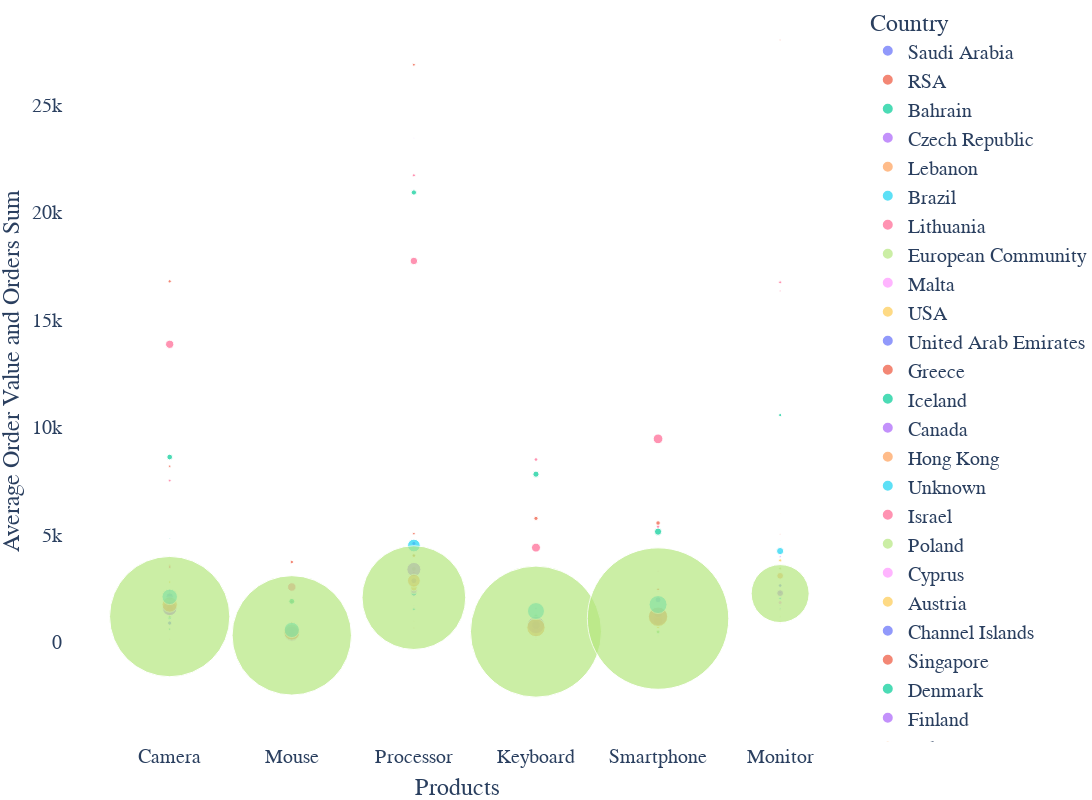

Source (notebook cell):
### Code cell
fig2 = px.scatter(df, x="product", y="average_order_value", color = 'Country',
	         size="orders",
                 hover_name="Country", size_max=100)
fig2.update_xaxes(
     title_text = 'Products',
     showline = False, showgrid = False
     )
fig2.update_yaxes(
     title_text = 'Average Order Value and Orders Sum',
     showline = False, showgrid = False
     )
fig2.update_layout(
     plot_bgcolor='rgba(0,0,0,0)',
     width=1800,
     height=800,
     margin={"r":0,"t":0,"l":0,"b":0},
     showlegend = True,
     font_family = "Switzerland",
     font_size=20)
fig2.show()

### Figure 1 — Plotly figure (JSON) as saved in the notebook; plotly's stock layout.template omitted (floating-point values rounded to 4 significant figures)
{"data": [{"hovertemplate": "<b>%{hovertext}</b><br><br>Country=Saudi Arabia<br>product=%{x}<br>average_order_value=%{y}<br>orders=%{marker.size}<extra></extra>", "hovertext": ["Saudi Arabia", "Saudi Arabia", "Saudi Arabia", "Saudi Arabia", "Saudi Arabia"], "legendgroup": "Saudi Arabia", "marker": {"color": "#636efa", "size": [1, 2, 1, 2, 3], "sizemode": "area", "sizeref": 12.14, "symbol": "circle"}, "mode": "markers", "name": "Saudi Arabia", "orientation": "v", "showlegend": true, "type": "scatter", "x": ["Camera", "Mouse", "Processor", "Keyboard", "Smartphone"], "xaxis": "x", "y": [160.0, 203.7, 1020.0, 539.9, 1560.0], "yaxis": "y"}, {"hovertemplate": "<b>%{hovertext}</b><br><br>Country=RSA<br>product=%{x}<br>average_order_value=%{y}<br>orders=%{marker.size}<extra></extra>", "hovertext": ["RSA", "RSA", "RSA", "RSA", "RSA", "RSA"], "legendgroup": "RSA", "marker": {"color": "#EF553B", "size": [6, 7, 14, 3, 8, 19], "sizemode": "area", "sizeref": 12.14, "symbol": "circle"}, "mode": "markers", "name": "RSA", "orientation": "v", "showlegend": true, "type": "scatter", "x": ["Camera", "Keyboard", "Mouse", "Monitor", "Processor", "Smartphone"], "xaxis": "x", "y": [127.4, 118.8, 123.7, 891.0, 668.9, 817.8], "yaxis": "y"}, {"hovertemplate": "<b>%{hovertext}</b><br><br>Country=Bahrain<br>product=%{x}<br>average_order_value=%{y}<br>orders=%{marker.size}<extra></extra>", "hovertext": ["Bahrain", "Bahrain", "Bahrain", "Bahrain", "Bahrain"], "legendgroup": "Bahrain", "marker": {"color": "#00cc96", "size": [2, 2, 3, 5, 6], "sizemode": "area", "sizeref": 12.14, "symbol": "circle"}, "mode": "markers", "name": "Bahrain", "orientation": "v", "showlegend": true, "type": "scatter", "x": ["Mouse", "Smartphone", "Monitor", "Keyboard", "Camera"], "xaxis": "x", "y": [500.9, 727.5, 1135.0, 1097.0, 4821.0], "yaxis": "y"}, {"hovertemplate": "<b>%{hovertext}</b><br><br>Country=Czech Republic<br>product=%{x}<br>average_order_value=%{y}<br>orders=%{marker.size}<extra></extra>", "hovertext": ["Czech Republic", "Czech Republic", "Czech Republic", "Czech Republic", "Czech Republic", "Czech Republic"], "legendgroup": "Czech Republic", "marker": {"color": "#ab63fa", "size": [2, 5, 4, 4, 7, 2], "sizemode": "area", "sizeref": 12.14, "symbol": "circle"}, "mode": "markers", "name": "Czech Republic", "orientation": "v", "showlegend": true, "type": "scatter", "x": ["Camera", "Keyboard", "Mouse", "Monitor", "Smartphone", "Processor"], "xaxis": "x", "y": [613.6, 772.3, 2142.0, 2780.0, 2359.0, 23450.0], "yaxis": "y"}, {"hovertemplate": "<b>%{hovertext}</b><br><br>Country=Lebanon<br>product=%{x}<br>average_order_value=%{y}<br>orders=%{marker.size}<extra></extra>", "hovertext": ["Lebanon", "Lebanon", "Lebanon", "Lebanon", "Lebanon", "Lebanon"], "legendgroup": "Lebanon", "marker": {"color": "#FFA15A", "size": [7, 9, 5, 1, 10, 13], "sizemode": "area", "sizeref": 12.14, "symbol": "circle"}, "mode": "markers", "name": "Lebanon", "orientation": "v", "showlegend": true, "type": "scatter", "x": ["Mouse", "Keyboard", "Processor", "Monitor", "Camera", "Smartphone"], "xaxis": "x", "y": [175.4, 221.3, 958.4, 5985, 1023.0, 1543.0], "yaxis": "y"}, {"hovertemplate": "<b>%{hovertext}</b><br><br>Country=Brazil<br>product=%{x}<br>average_order_value=%{y}<br>orders=%{marker.size}<extra></extra>", "hovertext": ["Brazil", "Brazil", "Brazil", "Brazil", "Brazil", "Brazil"], "legendgroup": "Brazil", "marker": {"color": "#19d3f3", "size": [5, 2, 5, 5, 6, 9], "sizemode": "area", "sizeref": 12.14, "symbol": "circle"}, "mode": "markers", "name": "Brazil", "orientation": "v", "showlegend": true, "type": "scatter", "x": ["Mouse", "Monitor", "Keyboard", "Processor", "Smartphone", "Camera"], "xaxis": "x", "y": [290.4, 948.0, 382.3, 2082.0, 1922.0, 1997.0], "yaxis": "y"}, {"hovertemplate": "<b>%{hovertext}</b><br><br>Country=Lithuania<br>product=%{x}<br>average_order_value=%{y}<br>orders=%{marker.size}<extra></extra>", "hovertext": ["Lithuania", "Lithuania", "Lithuania", "Lithuania", "Lithuania", "Lithuania"], "legendgroup": "Lithuania", "marker": {"color": "#FF6692", "size": [6, 8, 1, 6, 6, 8], "sizemode": "area", "sizeref": 12.14, "symbol": "circle"}, "mode": "markers", "name": "Lithuania", "orientation": "v", "showlegend": true, "type": "scatter", "x": ["Mouse", "Keyboard", "Monitor", "Processor", "Camera", "Smartphone"], "xaxis": "x", "y": [247.1, 411.0, 4739.0, 1707.0, 2338.0, 3291.0], "yaxis": "y"}, {"hovertemplate": "<b>%{hovertext}</b><br><br>Country=European Community<br>product=%{x}<br>average_order_value=%{y}<br>orders=%{marker.size}<extra></extra>", "hovertext": ["European Community", "European Community", "European Community", "European Community", "European Community", "European Community"], "legendgroup": "European Community", "marker": {"color": "#B6E880", "size": [9, 11, 15, 3, 2, 17], "sizemode": "area", "sizeref": 12.14, "symbol": "circle"}, "mode": "markers", "name": "European Community", "orientation": "v", "showlegend": true, "type": "scatter", "x": ["Mouse", "Smartphone", "Keyboard", "Processor", "Monitor", "Camera"], "xaxis": "x", "y": [253.5, 299.8, 296.1, 1577.0, 2633.0, 2363.0], "yaxis": "y"}, {"hovertemplate": "<b>%{hovertext}</b><br><br>Country=Malta<br>product=%{x}<br>average_order_value=%{y}<br>orders=%{marker.size}<extra></extra>", "hovertext": ["Malta", "Malta", "Malta", "Malta", "Malta", "Malta"], "legendgroup": "Malta", "marker": {"color": "#FF97FF", "size": [4, 20, 25, 13, 23, 24], "sizemode": "area", "sizeref": 12.14, "symbol": "circle"}, "mode": "markers", "name": "Malta", "orientation": "v", "showlegend": true, "type": "scatter", "x": ["Monitor", "Keyboard", "Mouse", "Processor", "Camera", "Smartphone"], "xaxis": "x", "y": [583.7, 287.7, 329.7, 1572.0, 1992.0, 1958.0], "yaxis": "y"}, {"hovertemplate": "<b>%{hovertext}</b><br><br>Country=USA<br>product=%{x}<br>average_order_value=%{y}<br>orders=%{marker.size}<extra></extra>", "hovertext": ["USA", "USA", "USA", "USA", "USA", "USA"], "legendgroup": "USA", "marker": {"color": "#FECB52", "size": [4, 33, 44, 38, 21, 39], "sizemode": "area", "sizeref": 12.14, "symbol": "circle"}, "mode": "markers", "name": "USA", "orientation": "v", "showlegend": true, "type": "scatter", "x": ["Monitor", "Mouse", "Keyboard", "Smartphone", "Processor", "Camera"], "xaxis": "x", "y": [1509.0, 274.6, 410.1, 850.0, 4483.0, 2792.0], "yaxis": "y"}, {"hovertemplate": "<b>%{hovertext}</b><br><br>Country=United Arab Emirates<br>product=%{x}<br>average_order_value=%{y}<br>orders=%{marker.size}<extra></extra>", "hovertext": ["United Arab Emirates", "United Arab Emirates", "United Arab Emirates", "United Arab Emirates", "United Arab Emirates", "United Arab Emirates"], "legendgroup": "United Arab Emirates", "marker": {"color": "#636efa", "size": [4, 12, 16, 4, 16, 14], "sizemode": "area", "sizeref": 12.14, "symbol": "circle"}, "mode": "markers", "name": "United Arab Emirates", "orientation": "v", "showlegend": true, "type": "scatter", "x": ["Monitor", "Mouse", "Keyboard", "Processor", "Camera", "Smartphone"], "xaxis": "x", "y": [1737.0, 635.3, 749.2, 3108.0, 1203.0, 1566.0], "yaxis": "y"}, {"hovertemplate": "<b>%{hovertext}</b><br><br>Country=Greece<br>product=%{x}<br>average_order_value=%{y}<br>orders=%{marker.size}<extra></extra>", "hovertext": ["Greece", "Greece", "Greece", "Greece", "Greece", "Greece"], "legendgroup": "Greece", "marker": {"color": "#EF553B", "size": [6, 30, 30, 17, 35, 24], "sizemode": "area", "sizeref": 12.14, "symbol": "circle"}, "mode": "markers", "name": "Greece", "orientation": "v", "showlegend": true, "type": "scatter", "x": ["Monitor", "Mouse", "Keyboard", "Processor", "Smartphone", "Camera"], "xaxis": "x", "y": [1502.0, 332.2, 447.9, 1529.0, 767.7, 2104.0], "yaxis": "y"}, {"hovertemplate": "<b>%{hovertext}</b><br><br>Country=Iceland<br>product=%{x}<br>average_order_value=%{y}<br>orders=%{marker.size}<extra></extra>", "hovertext": ["Iceland", "Iceland", "Iceland", "Iceland", "Iceland", "Iceland"], "legendgroup": "Iceland", "marker": {"color": "#00cc96", "size": [27, 9, 29, 36, 42, 39], "sizemode": "area", "sizeref": 12.14, "symbol": "circle"}, "mode": "markers", "name": "Iceland", "orientation": "v", "showlegend": true, "type": "scatter", "x": ["Mouse", "Monitor", "Camera", "Keyboard", "Smartphone", "Processor"], "xaxis": "x", "y": [385.6, 1733.0, 601.1, 487.8, 1429.0, 2361.0], "yaxis": "y"}, {"hovertemplate": "<b>%{hovertext}</b><br><br>Country=Canada<br>product=%{x}<br>average_order_value=%{y}<br>orders=%{marker.size}<extra></extra>", "hovertext": ["Canada", "Canada", "Canada", "Canada", "Canada", "Canada"], "legendgroup": "Canada", "marker": {"color": "#ab63fa", "size": [27, 7, 36, 20, 30, 30], "sizemode": "area", "sizeref": 12.14, "symbol": "circle"}, "mode": "markers", "name": "Canada", "orientation": "v", "showlegend": true, "type": "scatter", "x": ["Mouse", "Monitor", "Smartphone", "Processor", "Keyboard", "Camera"], "xaxis": "x", "y": [417.0, 3432.0, 811.0, 2147.0, 1572.0, 2389.0], "yaxis": "y"}, {"hovertemplate": "<b>%{hovertext}</b><br><br>Country=Hong Kong<br>product=%{x}<br>average_order_value=%{y}<br>orders=%{marker.size}<extra></extra>", "hovertext": ["Hong Kong", "Hong Kong", "Hong Kong", "Hong Kong", "Hong Kong", "Hong Kong"], "legendgroup": "Hong Kong", "marker": {"color": "#FFA15A", "size": [41, 13, 70, 74, 46, 38], "sizemode": "area", "sizeref": 12.14, "symbol": "circle"}, "mode": "markers", "name": "Hong Kong", "orientation": "v", "showlegend": true, "type": "scatter", "x": ["Mouse", "Monitor", "Keyboard", "Smartphone", "Processor", "Camera"], "xaxis": "x", "y": [299.7, 2674.0, 737.8, 1290.0, 2385.0, 3567.0], "yaxis": "y"}, {"hovertemplate": "<b>%{hovertext}</b><br><br>Country=Unknown<br>product=%{x}<br>average_order_value=%{y}<br>orders=%{marker.size}<extra></extra>", "hovertext": ["Unknown", "Unknown", "Unknown", "Unknown", "Unknown", "Unknown"], "legendgroup": "Unknown", "marker": {"color": "#19d3f3", "size": [73, 17, 103, 105, 54, 94], "sizemode": "area", "sizeref": 12.14, "symbol": "circle"}, "mode": "markers", "name": "Unknown", "orientation": "v", "showlegend": true, "type": "scatter", "x": ["Mouse", "Monitor", "Keyboard", "Smartphone", "Processor", "Camera"], "xaxis": "x", "y": [182.9, 1562.0, 385.6, 465.2, 1523.0, 1133.0], "yaxis": "y"}, {"hovertemplate": "<b>%{hovertext}</b><br><br>Country=Israel<br>product=%{x}<br>average_order_value=%{y}<br>orders=%{marker.size}<extra></extra>", "hovertext": ["Israel", "Israel", "Israel", "Israel", "Israel", "Israel"], "legendgroup": "Israel", "marker": {"color": "#FF6692", "size": [8, 48, 69, 77, 38, 55], "sizemode": "area", "sizeref": 12.14, "symbol": "circle"}, "mode": "markers", "name": "Israel", "orientation": "v", "showlegend": true, "type": "scatter", "x": ["Monitor", "Mouse", "Keyboard", "Smartphone", "Processor", "Camera"], "xaxis": "x", "y": [1818.0, 423.2, 983.8, 1166.0, 3223.0, 3492.0], "yaxis": "y"}, {"hovertemplate": "<b>%{hovertext}</b><br><br>Country=Poland<br>product=%{x}<br>average_order_value=%{y}<br>orders=%{marker.size}<extra></extra>", "hovertext": ["Poland", "Poland", "Poland", "Poland", "Poland", "Poland"], "legendgroup": "Poland", "marker": {"color": "#B6E880", "size": [13, 60, 80, 75, 53, 44], "sizemode": "area", "sizeref": 12.14, "symbol": "circle"}, "mode": "markers", "name": "Poland", "orientation": "v", "showlegend": true, "type": "scatter", "x": ["Monitor", "Mouse", "Smartphone", "Keyboard", "Camera", "Processor"], "xaxis": "x", "y": [1188.0, 371.6, 480.4, 713.9, 1179.0, 4071.0], "yaxis": "y"}, {"hovertemplate": "<b>%{hovertext}</b><br><br>Country=Cyprus<br>product=%{x}<br>average_order_value=%{y}<br>orders=%{marker.size}<extra></extra>", "hovertext": ["Cyprus", "Cyprus", "Cyprus", "Cyprus", "Cyprus", "Cyprus"], "legendgroup": "Cyprus", "marker": {"color": "#FF97FF", "size": [104, 137, 27, 130, 69, 146], "sizemode": "area", "sizeref": 12.14, "symbol": "circle"}, "mode": "markers", "name": "Cyprus", "orientation": "v", "showlegend": true, "type": "scatter", "x": ["Mouse", "Keyboard", "Monitor", "Smartphone", "Processor", "Camera"], "xaxis": "x", "y": [217.3, 371.5, 3389.0, 1372.0, 2815.0, 2172.0], "yaxis": "y"}, {"hovertemplate": "<b>%{hovertext}</b><br><br>Country=Austria<br>product=%{x}<br>average_order_value=%{y}<br>orders=%{marker.size}<extra></extra>", "hovertext": ["Austria", "Austria", "Austria", "Austria", "Austria", "Austria"], "legendgroup": "Austria", "marker": {"color": "#FECB52", "size": [14, 65, 93, 96, 41, 75], "sizemode": "area", "sizeref": 12.14, "symbol": "circle"}, "mode": "markers", "name": "Austria", "orientation": "v", "showlegend": true, "type": "scatter", "x": ["Monitor", "Mouse", "Smartphone", "Keyboard", "Processor", "Camera"], "xaxis": "x", "y": [1936.0, 484.9, 708.9, 724.7, 2408.0, 1908.0], "yaxis": "y"}, {"hovertemplate": "<b>%{hovertext}</b><br><br>Country=Channel Islands<br>product=%{x}<br>average_order_value=%{y}<br>orders=%{marker.size}<extra></extra>", "hovertext": ["Channel Islands", "Channel Islands", "Channel Islands", "Channel Islands", "Channel Islands", "Channel Islands"], "legendgroup": "Channel Islands", "marker": {"color": "#636efa", "size": [124, 33, 112, 155, 110, 213], "sizemode": "area", "sizeref": 12.14, "symbol": "circle"}, "mode": "markers", "name": "Channel Islands", "orientation": "v", "showlegend": true, "type": "scatter", "x": ["Mouse", "Monitor", "Camera", "Keyboard", "Processor", "Smartphone"], "xaxis": "x", "y": [269.2, 2315.0, 886.5, 738.5, 2210.0, 1967.0], "yaxis": "y"}, {"hovertemplate": "<b>%{hovertext}</b><br><br>Country=Singapore<br>product=%{x}<br>average_order_value=%{y}<br>orders=%{marker.size}<extra></extra>", "hovertext": ["Singapore", "Singapore", "Singapore", "Singapore", "Singapore", "Singapore"], "legendgroup": "Singapore", "marker": {"color": "#EF553B", "size": [38, 7, 52, 44, 41, 37], "sizemode": "area", "sizeref": 12.14, "symbol": "circle"}, "mode": "markers", "name": "Singapore", "orientation": "v", "showlegend": true, "type": "scatter", "x": ["Mouse", "Monitor", "Keyboard", "Smartphone", "Processor", "Camera"], "xaxis": "x", "y": [893.9, 5017.0, 948.1, 2456.0, 5044.0, 8181.0], "yaxis": "y"}, {"hovertemplate": "<b>%{hovertext}</b><br><br>Country=Denmark<br>product=%{x}<br>average_order_value=%{y}<br>orders=%{marker.size}<extra></extra>", "hovertext": ["Denmark", "Denmark", "Denmark", "Denmark", "Denmark", "Denmark"], "legendgroup": "Denmark", "marker": {"color": "#00cc96", "size": [9, 63, 88, 64, 95, 48], "sizemode": "area", "sizeref": 12.14, "symbol": "circle"}, "mode": "markers", "name": "Denmark", "orientation": "v", "showlegend": true, "type": "scatter", "x": ["Monitor", "Mouse", "Keyboard", "Camera", "Smartphone", "Processor"], "xaxis": "x", "y": [4153.0, 607.5, 1227.0, 2126.0, 1528.0, 4031.0], "yaxis": "y"}, {"hovertemplate": "<b>%{hovertext}</b><br><br>Country=Finland<br>product=%{x}<br>average_order_value=%{y}<br>orders=%{marker.size}<extra></extra>", "hovertext": ["Finland", "Finland", "Finland", "Finland", "Finland", "Finland"], "legendgroup": "Finland", "marker": {"color": "#ab63fa", "size": [101, 22, 160, 102, 167, 96], "sizemode": "area", "sizeref": 12.14, "symbol": "circle"}, "mode": "markers", "name": "Finland", "orientation": "v", "showlegend": true, "type": "scatter", "x": ["Mouse", "Monitor", "Keyboard", "Camera", "Smartphone", "Processor"], "xaxis": "x", "y": [391.2, 3975.0, 871.1, 1639.0, 1083.0, 4591.0], "yaxis": "y"}, {"hovertemplate": "<b>%{hovertext}</b><br><br>Country=Italy<br>product=%{x}<br>average_order_value=%{y}<br>orders=%{marker.size}<extra></extra>", "hovertext": ["Italy", "Italy", "Italy", "Italy", "Italy", "Italy"], "legendgroup": "Italy", "marker": {"color": "#FFA15A", "size": [132, 30, 152, 211, 123, 87], "sizemode": "area", "sizeref": 12.14, "symbol": "circle"}, "mode": "markers", "name": "Italy", "orientation": "v", "showlegend": true, "type": "scatter", "x": ["Mouse", "Monitor", "Keyboard", "Smartphone", "Camera", "Processor"], "xaxis": "x", "y": [417.1, 1859.0, 684.7, 865.3, 1746.0, 4020.0], "yaxis": "y"}, {"hovertemplate": "<b>%{hovertext}</b><br><br>Country=Portugal<br>product=%{x}<br>average_order_value=%{y}<br>orders=%{marker.size}<extra></extra>", "hovertext": ["Portugal", "Portugal", "Portugal", "Portugal", "Portugal", "Portugal"], "legendgroup": "Portugal", "marker": {"color": "#19d3f3", "size": [255, 46, 306, 357, 260, 247], "sizemode": "area", "sizeref": 12.14, "symbol": "circle"}, "mode": "markers", "name": "Portugal", "orientation": "v", "showlegend": true, "type": "scatter", "x": ["Mouse", "Monitor", "Keyboard", "Smartphone", "Camera", "Processor"], "xaxis": "x", "y": [335.8, 2029.0, 563.7, 969.9, 1585.0, 2290.0], "yaxis": "y"}, {"hovertemplate": "<b>%{hovertext}</b><br><br>Country=Japan<br>product=%{x}<br>average_order_value=%{y}<br>orders=%{marker.size}<extra></extra>", "hovertext": ["Japan", "Japan", "Japan", "Japan", "Japan", "Japan"], "legendgroup": "Japan", "marker": {"color": "#FF6692", "size": [46, 17, 46, 74, 80, 58], "sizemode": "area", "sizeref": 12.14, "symbol": "circle"}, "mode": "markers", "name": "Japan", "orientation": "v", "showlegend": true, "type": "scatter", "x": ["Mouse", "Monitor", "Camera", "Smartphone", "Keyboard", "Processor"], "xaxis": "x", "y": [1886.0, 16330.0, 7513.0, 5367, 8493.0, 21710.0], "yaxis": "y"}, {"hovertemplate": "<b>%{hovertext}</b><br><br>Country=Norway<br>product=%{x}<br>average_order_value=%{y}<br>orders=%{marker.size}<extra></extra>", "hovertext": ["Norway", "Norway", "Norway", "Norway", "Norway", "Norway"], "legendgroup": "Norway", "marker": {"color": "#B6E880", "size": [207, 54, 205, 266, 185, 135], "sizemode": "area", "sizeref": 12.14, "symbol": "circle"}, "mode": "markers", "name": "Norway", "orientation": "v", "showlegend": true, "type": "scatter", "x": ["Mouse", "Monitor", "Keyboard", "Smartphone", "Camera", "Processor"], "xaxis": "x", "y": [518.5, 3428.0, 1151.0, 1286.0, 2207.0, 3405.0], "yaxis": "y"}, {"hovertemplate": "<b>%{hovertext}</b><br><br>Country=Spain<br>product=%{x}<br>average_order_value=%{y}<br>orders=%{marker.size}<extra></extra>", "hovertext": ["Spain", "Spain", "Spain", "Spain", "Spain", "Spain"], "legendgroup": "Spain", "marker": {"color": "#FF97FF", "size": [379, 103, 534, 456, 644, 305], "sizemode": "area", "sizeref": 12.14, "symbol": "circle"}, "mode": "markers", "name": "Spain", "orientation": "v", "showlegend": true, "type": "scatter", "x": ["Mouse", "Monitor", "Keyboard", "Camera", "Smartphone", "Processor"], "xaxis": "x", "y": [299.0, 1835.0, 567.6, 1460.0, 1041.0, 2412.0], "yaxis": "y"}, {"hovertemplate": "<b>%{hovertext}</b><br><br>Country=Belgium<br>product=%{x}<br>average_order_value=%{y}<br>orders=%{marker.size}<extra></extra>", "hovertext": ["Belgium", "Belgium", "Belgium", "Belgium", "Belgium", "Belgium"], "legendgroup": "Belgium", "marker": {"color": "#FECB52", "size": [351, 61, 386, 530, 340, 267], "sizemode": "area", "sizeref": 12.14, "symbol": "circle"}, "mode": "markers", "name": "Belgium", "orientation": "v", "showlegend": true, "type": "scatter", "x": ["Mouse", "Monitor", "Keyboard", "Smartphone", "Camera", "Processor"], "xaxis": "x", "y": [334.2, 3800.0, 933.7, 982.7, 1566.0, 2533.0], "yaxis": "y"}, {"hovertemplate": "<b>%{hovertext}</b><br><br>Country=Switzerland<br>product=%{x}<br>average_order_value=%{y}<br>orders=%{marker.size}<extra></extra>", "hovertext": ["Switzerland", "Switzerland", "Switzerland", "Switzerland", "Switzerland", "Switzerland"], "legendgroup": "Switzerland", "marker": {"color": "#636efa", "size": [359, 81, 449, 213, 499, 333], "sizemode": "area", "sizeref": 12.14, "symbol": "circle"}, "mode": "markers", "name": "Switzerland", "orientation": "v", "showlegend": true, "type": "scatter", "x": ["Mouse", "Monitor", "Keyboard", "Processor", "Smartphone", "Camera"], "xaxis": "x", "y": [459.1, 2630.0, 789.2, 2855.0, 1353.0, 2117.0], "yaxis": "y"}, {"hovertemplate": "<b>%{hovertext}</b><br><br>Country=Sweden<br>product=%{x}<br>average_order_value=%{y}<br>orders=%{marker.size}<extra></extra>", "hovertext": ["Sweden", "Sweden", "Sweden", "Sweden", "Sweden", "Sweden"], "legendgroup": "Sweden", "marker": {"color": "#EF553B", "size": [71, 13, 108, 123, 64, 50], "sizemode": "area", "sizeref": 12.14, "symbol": "circle"}, "mode": "markers", "name": "Sweden", "orientation": "v", "showlegend": true, "type": "scatter", "x": ["Mouse", "Monitor", "Keyboard", "Smartphone", "Camera", "Processor"], "xaxis": "x", "y": [3725.0, 28000.0, 5754.0, 5540.0, 16780.0, 26850.0], "yaxis": "y"}, {"hovertemplate": "<b>%{hovertext}</b><br><br>Country=Australia<br>product=%{x}<br>average_order_value=%{y}<br>orders=%{marker.size}<extra></extra>", "hovertext": ["Australia", "Australia", "Australia", "Australia", "Australia", "Australia"], "legendgroup": "Australia", "marker": {"color": "#00cc96", "size": [208, 60, 317, 197, 230, 165], "sizemode": "area", "sizeref": 12.14, "symbol": "circle"}, "mode": "markers", "name": "Australia", "orientation": "v", "showlegend": true, "type": "scatter", "x": ["Mouse", "Monitor", "Smartphone", "Camera", "Keyboard", "Processor"], "xaxis": "x", "y": [1895.0, 10560.0, 5137.0, 8608.0, 7810.0, 20914], "yaxis": "y"}, {"hovertemplate": "<b>%{hovertext}</b><br><br>Country=France<br>product=%{x}<br>average_order_value=%{y}<br>orders=%{marker.size}<extra></extra>", "hovertext": ["France", "France", "France", "France", "France", "France"], "legendgroup": "France", "marker": {"color": "#ab63fa", "size": [1392, 279, 1819, 1262, 2140, 1204], "sizemode": "area", "sizeref": 12.14, "symbol": "circle"}, "mode": "markers", "name": "France", "orientation": "v", "showlegend": true, "type": "scatter", "x": ["Mouse", "Monitor", "Keyboard", "Camera", "Smartphone", "Processor"], "xaxis": "x", "y": [393.2, 2278.0, 793.9, 1564.0, 1201.0, 3380.0], "yaxis": "y"}, {"hovertemplate": "<b>%{hovertext}</b><br><br>Country=UK<br>product=%{x}<br>average_order_value=%{y}<br>orders=%{marker.size}<extra></extra>", "hovertext": ["UK", "UK", "UK", "UK", "UK", "UK"], "legendgroup": "UK", "marker": {"color": "#FFA15A", "size": [1576, 276, 2061, 1440, 2312, 1001], "sizemode": "area", "sizeref": 12.14, "symbol": "circle"}, "mode": "markers", "name": "UK", "orientation": "v", "showlegend": true, "type": "scatter", "x": ["Mouse", "Monitor", "Keyboard", "Camera", "Smartphone", "Processor"], "xaxis": "x", "y": [465.6, 3082.0, 674.4, 1747.0, 1176.0, 2855.0], "yaxis": "y"}, {"hovertemplate": "<b>%{hovertext}</b><br><br>Country=Ireland<br>product=%{x}<br>average_order_value=%{y}<br>orders=%{marker.size}<extra></extra>", "hovertext": ["Ireland", "Ireland", "Ireland", "Ireland", "Ireland", "Ireland"], "legendgroup": "Ireland", "marker": {"color": "#19d3f3", "size": [1413, 314, 1753, 1461, 1973, 980], "sizemode": "area", "sizeref": 12.14, "symbol": "circle"}, "mode": "markers", "name": "Ireland", "orientation": "v", "showlegend": true, "type": "scatter", "x": ["Mouse", "Monitor", "Keyboard", "Camera", "Smartphone", "Processor"], "xaxis": "x", "y": [565.0, 4234.0, 1443.0, 2105.0, 1747.0, 4491.0], "yaxis": "y"}, {"hovertemplate": "<b>%{hovertext}</b><br><br>Country=Netherlands<br>product=%{x}<br>average_order_value=%{y}<br>orders=%{marker.size}<extra></extra>", "hovertext": ["Netherlands", "Netherlands", "Netherlands", "Netherlands", "Netherlands", "Netherlands"], "legendgroup": "Netherlands", "marker": {"color": "#FF6692", "size": [54, 441, 489, 579, 417, 346], "sizemode": "area", "sizeref": 12.14, "symbol": "circle"}, "mode": "markers", "name": "Netherlands", "orientation": "v", "showlegend": true, "type": "scatter", "x": ["Monitor", "Mouse", "Keyboard", "Smartphone", "Camera", "Processor"], "xaxis": "x", "y": [16730.0, 2562.0, 4394.0, 9454.0, 13850.0, 17730.0], "yaxis": "y"}, {"hovertemplate": "<b>%{hovertext}</b><br><br>Country=Germany<br>product=%{x}<br>average_order_value=%{y}<br>orders=%{marker.size}<extra></extra>", "hovertext": ["Germany", "Germany", "Germany", "Germany", "Germany", "Germany"], "legendgroup": "Germany", "marker": {"color": "#B6E880", "size": [86535, 20382, 104233, 87824, 121362, 65283], "sizemode": "area", "sizeref": 12.14, "symbol": "circle"}, "mode": "markers", "name": "Germany", "orientation": "v", "showlegend": true, "type": "scatter", "x": ["Mouse", "Monitor", "Keyboard", "Camera", "Smartphone", "Processor"], "xaxis": "x", "y": [313, 2256.0, 486.5, 1187.0, 1094.0, 2069.0], "yaxis": "y"}], "layout": {"font": {"family": "Switzerland", "size": 20}, "height": 800, "legend": {"itemsizing": "constant", "title": {"text": "Country"}, "tracegroupgap": 0}, "margin": {"b": 0, "l": 0, "r": 0, "t": 0}, "plot_bgcolor": "rgba(0,0,0,0)", "showlegend": true, "width": 1800, "xaxis": {"anchor": "y", "domain": [0, 1], "showgrid": false, "showline": false, "title": {"text": "Products"}}, "yaxis": {"anchor": "x", "domain": [0, 1], "showgrid": false, "showline": false, "title": {"text": "Average Order Value and Orders Sum"}}}}
